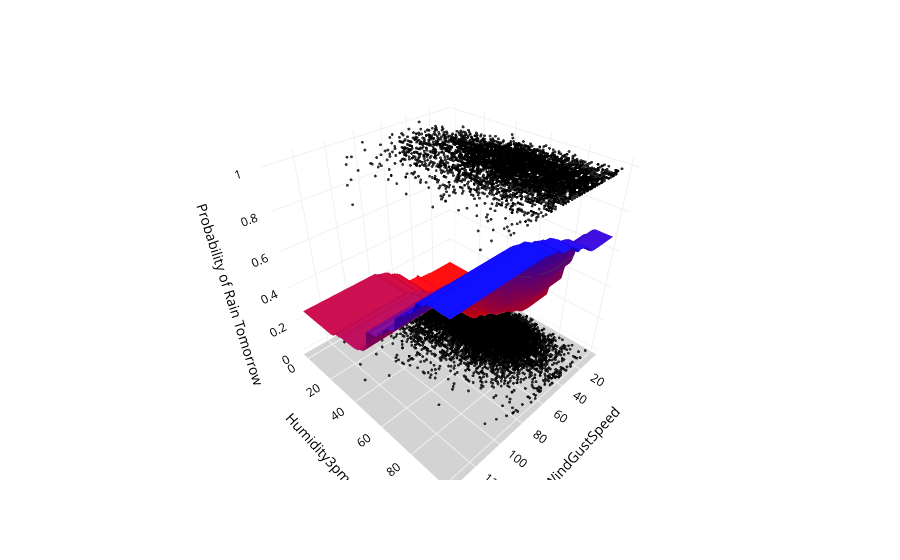

The cell this chart's notebook holds for it:
### Markdown cell above
You can ignore sklearn warning as it does not affect the model or visualization

### Code cell
fig = Plot_3D(X, X_test, y_test, clf, x1='WindGustSpeed', x2='Humidity3pm', mesh_size=1, margin=1)
#fig.write_html("Decision_Tree_2vars.html")

### Figure 1 — Plotly figure (JSON) as saved in the notebook; plotly's stock layout.template omitted (floating-point values rounded to 4 significant figures; data arrays with more than 128 entries replaced by an {"elided": "..."} marker saying what was removed)
{"data": [{"hovertemplate": "x=%{x}<br>y=%{y}<br>z=%{z}<extra></extra>", "legendgroup": "", "marker": {"color": "black", "opacity": 0.8, "size": 1, "symbol": "circle"}, "mode": "markers", "name": "", "scene": "scene", "showlegend": false, "type": "scatter3d", "x": {"elided": "28439 float values"}, "y": {"elided": "28439 float values"}, "z": {"elided": "28439 int values"}}, {"colorscale": [[0, "rgb(0,0,255)"], [1, "rgb(255,0,0)"]], "contours": {"z": {"end": 0.9, "show": true, "size": 0.5, "start": 0.5}}, "name": "Random Forest Prediction", "reversescale": true, "showscale": false, "type": "surface", "x": {"elided": "131 int values"}, "y": [-1, 0, 1, 2, 3, 4, 5, 6, 7, 8, 9, 10, 11, 12, 13, 14, 15, 16, 17, 18, 19, 20, 21, 22, 23, 24, 25, 26, 27, 28, 29, 30, 31, 32, 33, 34, 35, 36, 37, 38, 39, 40, 41, 42, 43, 44, 45, 46, 47, 48, 49, 50, 51, 52, 53, 54, 55, 56, 57, 58, 59, 60, 61, 62, 63, 64, 65, 66, 67, 68, 69, 70, 71, 72, 73, 74, 75, 76, 77, 78, 79, 80, 81, 82, 83, 84, 85, 86, 87, 88, 89, 90, 91, 92, 93, 94, 95, 96, 97, 98, 99, 100], "z": {"elided": "102x131 float values"}}], "layout": {"legend": {"tracegroupgap": 0}, "margin": {"t": 60}, "paper_bgcolor": "white", "scene": {"domain": {"x": [0, 1], "y": [0, 1]}, "xaxis": {"backgroundcolor": "white", "color": "black", "gridcolor": "#f0f0f0", "title": {"text": "WindGustSpeed"}}, "yaxis": {"backgroundcolor": "white", "color": "black", "gridcolor": "#f0f0f0", "title": {"text": "Humidity3pm"}}, "zaxis": {"backgroundcolor": "lightgrey", "color": "black", "gridcolor": "#f0f0f0", "title": {"text": "Probability of Rain Tomorrow"}}}}}
